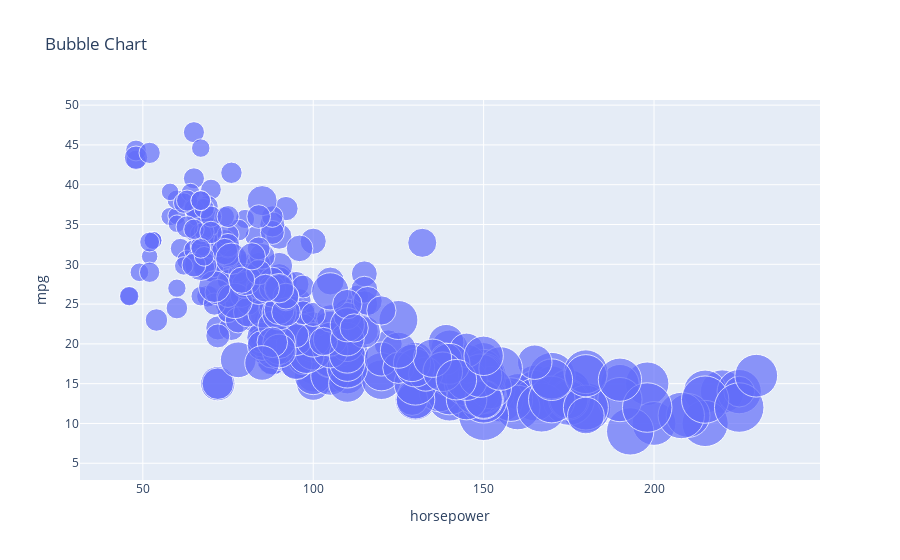

The notebook cell this image was saved under:
### Code cell
layout = go.Layout(title="Bubble Chart", 
                   xaxis=dict(title="horsepower"), 
                   yaxis=dict(title="mpg"), 
                   height=600)
fig = go.Figure(data=data, layout=layout)
pyo.iplot(fig)

### Figure 1 — Plotly figure (JSON) as saved in the notebook; plotly's stock layout.template omitted (floating-point values rounded to 4 significant figures; data arrays with more than 128 entries replaced by an {"elided": "..."} marker saying what was removed)
{"data": [{"marker": {"size": {"elided": "392 float values"}}, "mode": "markers", "text": {"elided": "392 str values"}, "type": "scatter", "x": {"elided": "392 int values"}, "y": {"elided": "392 float values"}}], "layout": {"autosize": true, "title": {"text": "Bubble Chart"}, "xaxis": {"autorange": true, "range": [32.89, 246.0], "title": {"text": "horsepower"}, "type": "linear"}, "yaxis": {"autorange": true, "range": [3.328, 50.43], "title": {"text": "mpg"}, "type": "linear"}}}
